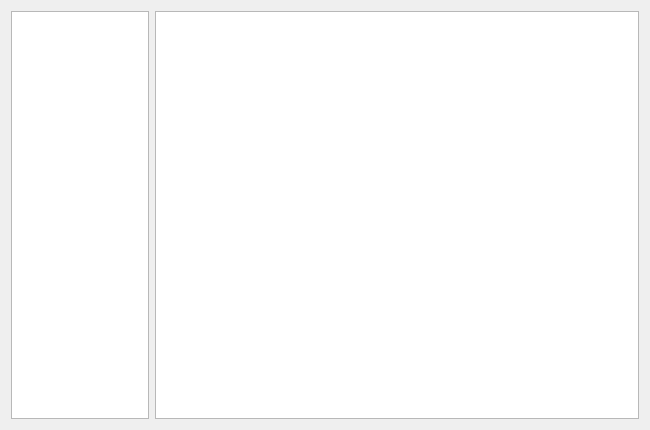
<?xml version="1.0" encoding="UTF-8"?>
<ui version="4.0">
 <class>PackLogWindow</class>
 <widget class="QWidget" name="PackLogWindow">
  <property name="geometry">
   <rect>
    <x>0</x>
    <y>0</y>
    <width>650</width>
    <height>430</height>
   </rect>
  </property>
  <property name="windowTitle">
   <string>打包日志查看器</string>
  </property>
  <layout class="QHBoxLayout" name="horizontalLayout" stretch="2,7">
   <item>
    <widget class="QListWidget" name="logList"/>
   </item>
   <item>
    <widget class="QTextEdit" name="logText">
     <property name="readOnly">
      <bool>true</bool>
     </property>
    </widget>
   </item>
  </layout>
 </widget>
 <resources/>
 <connections/>
</ui>
